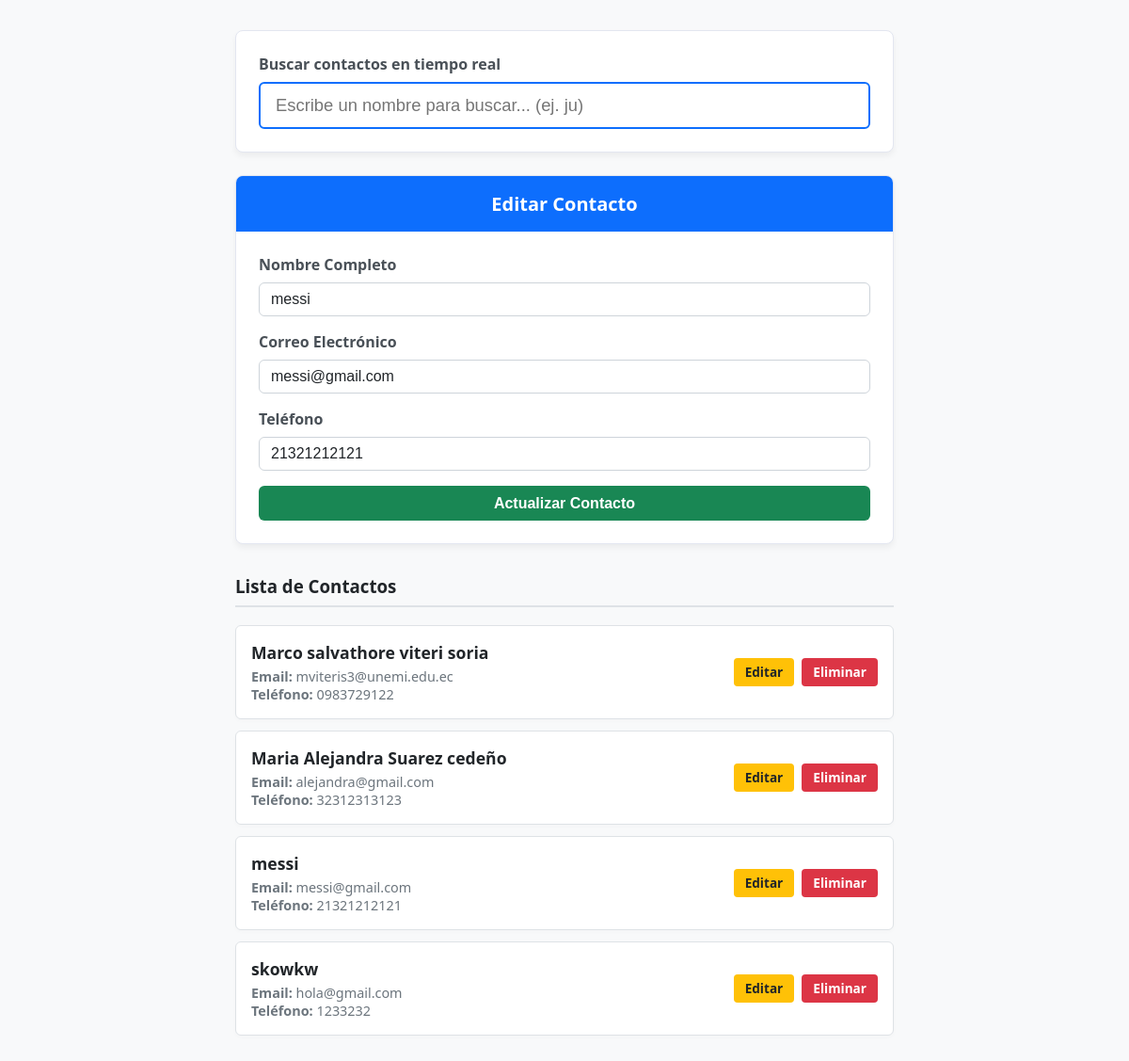
/editar/6/, run on the app's committed database.
### administrar/models.py (models this page shows, shortened)
class Contacto(models.Model):
    nombre = models.CharField(max_length=150, verbose_name="Nombre completo")
    correo = models.EmailField(unique=True, verbose_name="Correo electrónico")
    telefono = models.CharField(max_length=20, verbose_name="Número telefónico")
    fecha_creacion = models.DateTimeField(auto_now_add=True, verbose_name="Fecha de registro")
    class Meta:
        verbose_name = "Contacto"
        verbose_name_plural = "Contactos"
        ordering = ['nombre']

### administrar/views.py (the view)
# urls.py: path('editar/<int:pk>/', views.editar_contacto, name='editar'),
def editar_contacto(request, pk):
    contacto = get_object_or_404(Contacto, pk=pk)
    if request.method == 'POST':
        form = ContactoForm(request.POST, instance=contacto)
        if form.is_valid():
            form.save()
            return redirect('index')
    else:
        form = ContactoForm(instance=contacto)
    contactos = Contacto.objects.all()
    return render(request, 'administrar/index.html', {
        'form': form,
        'contactos': contactos,
        'editando': True
    })

### administrar/forms.py (shortened to what this page needs)
class ContactoForm(forms.ModelForm):
    class Meta:
        model = Contacto
        fields = ['nombre', 'correo', 'telefono']
        error_messages = {
            'nombre': {
                'required': 'Por favor, ingresa el nombre completo del contacto.',
            },
            'correo': {
                'required': 'El correo electrónico es obligatorio.',
                'invalid': 'Por favor, ingresa una dirección de correo electrónico válida (ejemplo@correo.com).',
            },
            'telefono': {
                'required': 'El número de teléfono es obligatorio.',
            }
        }

### administrar/templates/administrar/index.html (shortened to what this page needs)
{% load static %}
<!DOCTYPE html>
<html lang="es">
<head>
    <link rel="stylesheet" href="{% static 'administrar/estilos.css' %}">
</head>
<body>
    <div class="contenedor-principal">
        <div class="tarjeta">
            <div class="tarjeta-cuerpo">
                <label for="buscarContacto" style="font-weight: bold; color: #495057; display:block; margin-bottom:0.5rem;">Buscar contactos en tiempo real</label>
                <input type="text" id="buscarContacto" class="input-busqueda" placeholder="Escribe un nombre para buscar... (ej. ju)">
            </div>
        </div>
        <div class="tarjeta">
            <div class="tarjeta-encabezado">
                <h4>{% if editando %}Editar Contacto{% else %}Registrar Nuevo Contacto{% endif %}</h4>
            </div>
            <div class="tarjeta-cuerpo">
                <form method="POST" novalidate>
                    <div class="grupo-control">
                        <label>Nombre Completo</label>
                        {{ form.nombre }}
                    </div>
                    <div class="grupo-control">
                        <label>Correo Electrónico</label>
                        {{ form.correo }}
                    </div>
                    <div class="grupo-control">
                        <label>Teléfono</label>
                        {{ form.telefono }}
                    </div>
                    <button type="submit" class="btn-guardar">
                        {% if editando %}Actualizar Contacto{% else %}Guardar{% endif %}
                    </button>
                </form>
            </div>
        </div>
        <div>
            <h3 class="lista-titulo">Lista de Contactos</h3>
            <div id="contenedor-contactos">
                {% include 'administrar/contactos_list.html' %}
            </div>
        </div>
    </div>
</body>
</html>

### administrar/templates/administrar/contactos_list.html
{% if contactos %}
    <div class="lista-grupo">
        {% for contacto in contactos %}
            <div class="contacto-item">
                <div class="contacto-info">
                    <h5 class="contacto-nombre">{{ contacto.nombre }}</h5>
                    <p class="contacto-detalle"><strong>Email:</strong> {{ contacto.correo }}</p>
                    <p class="contacto-detalle"><strong>Teléfono:</strong> {{ contacto.telefono }}</p>
                </div>
                <div class="contacto-acciones">
                    <a href="{% url 'editar' contacto.id %}" class="btn-accion btn-editar">Editar</a>
                    <a href="{% url 'eliminar' contacto.id %}" class="btn-accion btn-eliminar" onclick="return confirm('¿Estás seguro de eliminar este contacto?')">Eliminar</a>
                </div>
            </div>
        {% endfor %}
    </div>
{% else %}
    <p class="sin-contactos">No se encontraron contactos.</p>
{% endif %}

### administrar/static/administrar/estilos.css (style rules this page uses)
body { background-color: #f8f9fa; font-family: system-ui, -apple-system, "Segoe UI", Roboto, sans-serif; margin: 0; padding: 0; }
.contenedor-principal { max-width: 700px; margin: 2rem auto; padding: 0 1rem; }
.tarjeta { background: #ffffff; border-radius: 8px; box-shadow: 0 4px 6px rgba(0, 0, 0, 0.05); margin-bottom: 1.5rem; border: 1px solid #e3e6f0; overflow: hidden; }
.tarjeta-cuerpo { padding: 1.5rem; }
.tarjeta-encabezado { background-color: #0d6efd; color: #ffffff; padding: 1rem; text-align: center; }
.tarjeta-encabezado h4 { margin: 0; font-size: 1.25rem; }
.grupo-control { margin-bottom: 1rem; }
.grupo-control label { display: block; margin-bottom: 0.5rem; font-weight: 600; color: #495057; }
.grupo-control input { width: 100%; padding: 0.5rem 0.75rem; font-size: 1rem; color: #212529; background-color: #fff; border: 1px solid #ced4da; border-radius: 0.375rem; box-sizing: border-box; transition: border-color .15s ease-in-out, box-shadow .15s ease-in-out; }
.input-busqueda { width: 100%; padding: 0.75rem 1rem; font-size: 1.15rem; color: #212529; background-color: #fff; border: 2px solid #0d6efd; border-radius: 0.375rem; box-sizing: border-box; }
.btn-guardar { width: 100%; padding: 0.6rem 1rem; font-size: 1rem; font-weight: 700; color: #fff; background-color: #198754; border: none; border-radius: 0.375rem; cursor: pointer; transition: background-color 0.15s ease-in-out; }
.lista-titulo { border-bottom: 2px solid #dee2e6; padding-bottom: 0.5rem; margin-top: 2rem; color: #212529; }
.lista-grupo { margin-top: 1rem; }
.contacto-item { background: #fff; border: 1px solid #dee2e6; border-radius: 0.375rem; padding: 1rem; margin-bottom: 0.75rem; display: flex; justify-content: space-between; align-items: center; box-shadow: 0 2px 4px rgba(0, 0, 0, 0.02); }
.contacto-nombre { margin: 0 0 0.25rem 0; font-size: 1.1rem; color: #212529; }
.contacto-detalle { margin: 0; font-size: 0.9rem; color: #6c757d; }
.contacto-acciones { display: flex; gap: 0.5rem; }
.btn-accion { padding: 0.35rem 0.75rem; font-size: 0.85rem; font-weight: 600; text-decoration: none; border-radius: 0.25rem; color: #fff; transition: background-color 0.15s ease-in-out; }
.btn-editar { background-color: #ffc107; color: #212529; }
.btn-eliminar { background-color: #dc3545; }

### data on the page
Contacto: nombre "messi", correo "messi@gmail.com", telefono "21321212121"
Contacto: nombre "Marco salvathore viteri soria", correo "mviteris3@unemi.edu.ec", telefono "0983729122"
Contacto: nombre "Maria Alejandra Suarez cedeño", correo "alejandra@gmail.com", telefono "32312313123"
Contacto: nombre "skowkw", correo "hola@gmail.com", telefono "1233232"
